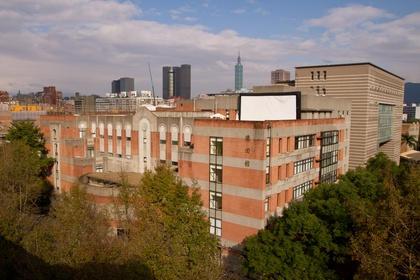
%> input picture final/src/input/depart.jpg, 420 x 280 px, shrunk from 2000 x 1333 before the run
$ octave NC_filter.m   (GNU Octave 9; MATLAB toolbox functions it lacks are replaced by stand-ins)
%> lines starting %> are read from the running program, lines starting %| are printed output that depends on the picture
### final/src/domainTransform.m
function [ct_h, ct_v] = domainTransform(J, sigma_s, sigma_r, cum)
    % 1d
    [height, width, channel] = size(J);
    diff_x_c = diff(J, 1, 2);
    diff_y_c = diff(J, 1, 1);

    % multichannel
    diff_x = zeros(height, width);
    diff_y = zeros(height, width);
    for c=1:channel
        diff_x(:, 2:end) = diff_x(:, 2:end) + abs(diff_x_c(:, :, c));
        diff_y(2:end, :) = diff_y(2:end, :) + abs(diff_y_c(:, :, c));
    end

    % scaling
    ct_h_d = 1 + sigma_s / sigma_r * diff_x;
    ct_v_d = 1 + sigma_s / sigma_r * diff_y;

    % intergrating
    if cum == 1
        ct_h = cumsum(ct_h_d, 2);
        ct_v = cumsum(ct_v_d, 1);
    elseif cum == 0
        ct_h = ct_h_d;
        ct_v = ct_v_d;
    end
    ct_v = ct_v';
end

### final/src/NC.m
function [F, Kp] = NC(I, J, sigma_s, sigma_r, num_iter)
    I = double(I);
    J = double(J);
    [ct_h, ct_v] = domainTransform(J, sigma_s, sigma_r, 1);

    F = double(I);
    sigma_h = sigma_s;
    for i=1:num_iter
        sigma_hi = sigma_h * sqrt(3) * 2^(num_iter - i) / sqrt(4^num_iter - 1);
        box_radius = sigma_hi * sqrt(3);
        [F, Kp_h] = boxFilter(F, ct_h, box_radius);
        F = transpose3D(F);
        [F, Kp_v] = boxFilter(F, ct_v, box_radius);
        F = transpose3D(F);
        Kp_v = Kp_v';
        if i == 1
            Kp = (Kp_h + Kp_v) / 2;
        end
    end
    F = cast(F, class(I));
end

function [F,Kp] = boxFilter(I, ct, box_radius)
    [height, width, channel] = size(I);
    l_bound = ct - box_radius;
    r_bound = ct + box_radius;

    % find box range
    l_index = zeros(size(ct));
    r_index = zeros(size(ct));
    for h=1:height
        ct_row = [ct(h, :) inf];

        l_index(h, 1) = find(ct_row > l_bound(h, 1), 1, 'first');
        r_index(h, 1) = find(ct_row > r_bound(h, 1), 1, 'first');
        for w=2:width
            l_index(h, w) = l_index(h, w-1) + find(ct_row(l_index(h, w-1):end) > l_bound(h, w), 1, 'first') - 1;
            r_index(h, w) = r_index(h, w-1) + find(ct_row(r_index(h, w-1):end) > r_bound(h, w), 1, 'first') - 1;
        end
    end
    Kp = r_index - l_index;

    % sum box range
    SAT = zeros([height, width+1, channel]);
    SAT(:,2:end,:) = cumsum(I, 2);
    row_indices = repmat((1:height)', 1, width);
    F = zeros(size(I));
    for c = 1:channel
        a = sub2ind(size(SAT), row_indices, l_index, repmat(c, height, width));
        b = sub2ind(size(SAT), row_indices, r_index, repmat(c, height, width));
        F(:,:,c) = (SAT(b) - SAT(a)) ./ (r_index - l_index);
    end
end

### final/src/transpose3D.m
function T = transpose3D(I)
    [height, width, channel] = size(I);
    T = zeros([width, height, channel], class(I));
    for c=1:channel
        T(:, :, c) = I(:, :, c)';
    end
end

### final/src/stylize.m
function F = stylize(I, J, sigma_s, sigma_r, gradient_threshold, num_iter)
    F_NC = NC(I, J, sigma_s, sigma_r, num_iter);

    [Gmag, ~] = imgradient(rgb2gray(F_NC));
    Gmag(Gmag > gradient_threshold) = 1;

    tmp = rgb2lab(F_NC);
    tmp(:, :, 1) = tmp(:, :, 1) .* (1 - Gmag);
    F = lab2rgb(tmp);
end

### final/src/NC_filter.m
%%% stylize sample1(with canny edge and voronoi diagram)
I = im2double(imread('input/depart.jpg'));
J = im2double(edge(rgb2gray(I), 'Canny', 0.04, 5));
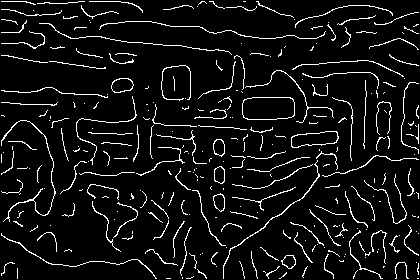
%> J: size 280x420 double; values 0 (black) and 1 (white), 7.1% white in thin lines or dots
F = stylize(I, J, 30, 1, 0.3, 3);
%> in domainTransform, `diff_y_c = diff(J, 1, 1);`:
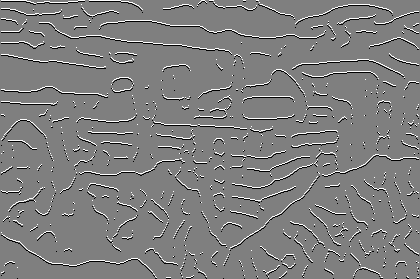
%> diff_y_c: size 279x420 double; min -1, max 1, mean 0; drawn with min black and max white
%> after the loop in domainTransform, `for c=1:channel`:
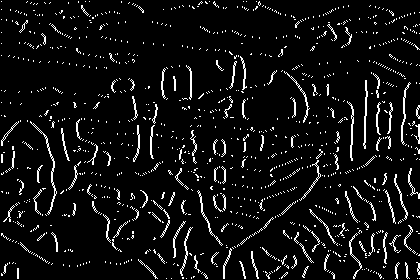
%> diff_x: size 280x420 double; values 0 (black) and 1 (white), 6.7% white in thin lines or dots
%> after the loop in domainTransform, `for c=1:channel`:
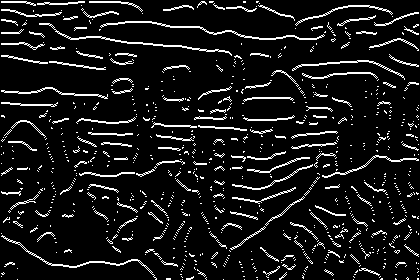
%> diff_y: size 280x420 double; values 0 (black) and 1 (white), 9.1% white in thin lines or dots
%> in domainTransform, `ct_h_d = 1 + sigma_s / sigma_r * diff_x;`: ct_h_d: size 280x420 double; values 1 (black) and 31 (white), 6.7% white in thin lines or dots
%> in domainTransform, `ct_v_d = 1 + sigma_s / sigma_r * diff_y;`: ct_v_d: size 280x420 double; values 1 (black) and 31 (white), 9.1% white in thin lines or dots
%> in domainTransform, `ct_h = cumsum(ct_h_d, 2);`:
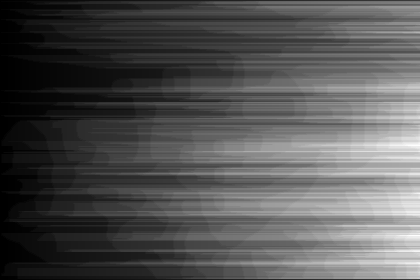
%> ct_h: size 280x420 double; min 1, max 1800, mean 591; drawn with min black and max white
%> in domainTransform, `ct_v = ct_v';`:
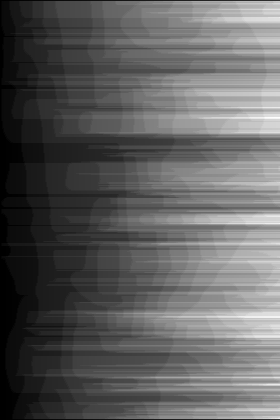
%> ct_v: size 420x280 double; min 1, max 1480, mean 554; mean of the top-left, top-right, bottom-left and bottom-right quarters 307, 811.6, 275.7, 821.6; drawn with min black and max white
%> (the run ends here)
